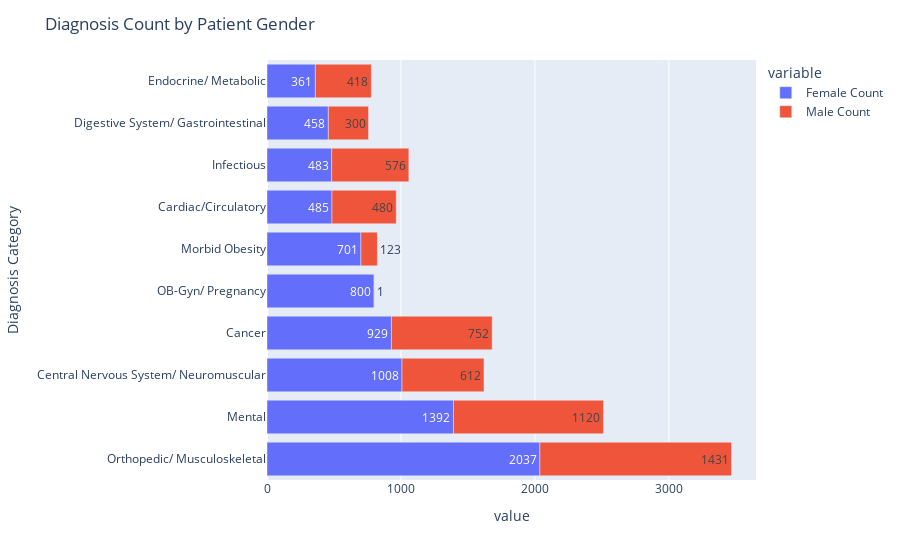

This figure's notebook cell:
### Markdown cell above
Both female and male patient request IMR mostly when they got Orthopedic/Muculoskeletal Diagnosis Category and second most was Mental Diagnosis Category

### Code cell
#Calculate Diagnosis Category by Patient Gender
imr_total = len(df)
    
diagnosis_count = df[df['Patient Gender']=="Female"]['Diagnosis Category'].value_counts().reset_index(name='Female Count')
diagnosis_count['Female Percent'] = diagnosis_count['Female Count']/imr_total * 100
    
male_diagnosis_count = df[df['Patient Gender'] == "Male"]['Diagnosis Category'].value_counts().reset_index(name='Male Count')
male_diagnosis_count['Male Percent'] = male_diagnosis_count['Male Count']/imr_total * 100

diagnosis_count = diagnosis_count.merge(male_diagnosis_count)
diagnosis_count = diagnosis_count.rename(columns={'index': 'Diagnosis Category'})
    
diagnosis_count = diagnosis_count.head(10)

fig = px.bar(diagnosis_count, x=['Female Count', 'Male Count'], y='Diagnosis Category', orientation='h', text_auto=True)
fig.update_layout(title_text="Diagnosis Count by Patient Gender")
fig.show()

### Figure 1 — Plotly figure (JSON) as saved in the notebook; plotly's stock layout.template omitted (floating-point values rounded to 4 significant figures)
{"data": [{"alignmentgroup": "True", "hovertemplate": "variable=Female Count<br>value=%{x}<br>Diagnosis Category=%{y}<extra></extra>", "legendgroup": "Female Count", "marker": {"color": "#636efa", "pattern": {"shape": ""}}, "name": "Female Count", "offsetgroup": "Female Count", "orientation": "h", "showlegend": true, "textposition": "auto", "texttemplate": "%{x}", "type": "bar", "x": [2037, 1392, 1008, 929, 800, 701, 485, 483, 458, 361], "xaxis": "x", "y": ["Orthopedic/ Musculoskeletal", "Mental", "Central Nervous System/ Neuromuscular", "Cancer", "OB-Gyn/ Pregnancy", "Morbid Obesity", "Cardiac/Circulatory", "Infectious", "Digestive System/ Gastrointestinal", "Endocrine/ Metabolic"], "yaxis": "y"}, {"alignmentgroup": "True", "hovertemplate": "variable=Male Count<br>value=%{x}<br>Diagnosis Category=%{y}<extra></extra>", "legendgroup": "Male Count", "marker": {"color": "#EF553B", "pattern": {"shape": ""}}, "name": "Male Count", "offsetgroup": "Male Count", "orientation": "h", "showlegend": true, "textposition": "auto", "texttemplate": "%{x}", "type": "bar", "x": [1431, 1120, 612, 752, 1, 123, 480, 576, 300, 418], "xaxis": "x", "y": ["Orthopedic/ Musculoskeletal", "Mental", "Central Nervous System/ Neuromuscular", "Cancer", "OB-Gyn/ Pregnancy", "Morbid Obesity", "Cardiac/Circulatory", "Infectious", "Digestive System/ Gastrointestinal", "Endocrine/ Metabolic"], "yaxis": "y"}], "layout": {"barmode": "relative", "legend": {"title": {"text": "variable"}, "tracegroupgap": 0}, "margin": {"t": 60}, "title": {"text": "Diagnosis Count by Patient Gender"}, "xaxis": {"anchor": "y", "domain": [0, 1], "title": {"text": "value"}}, "yaxis": {"anchor": "x", "domain": [0, 1], "title": {"text": "Diagnosis Category"}}}}
